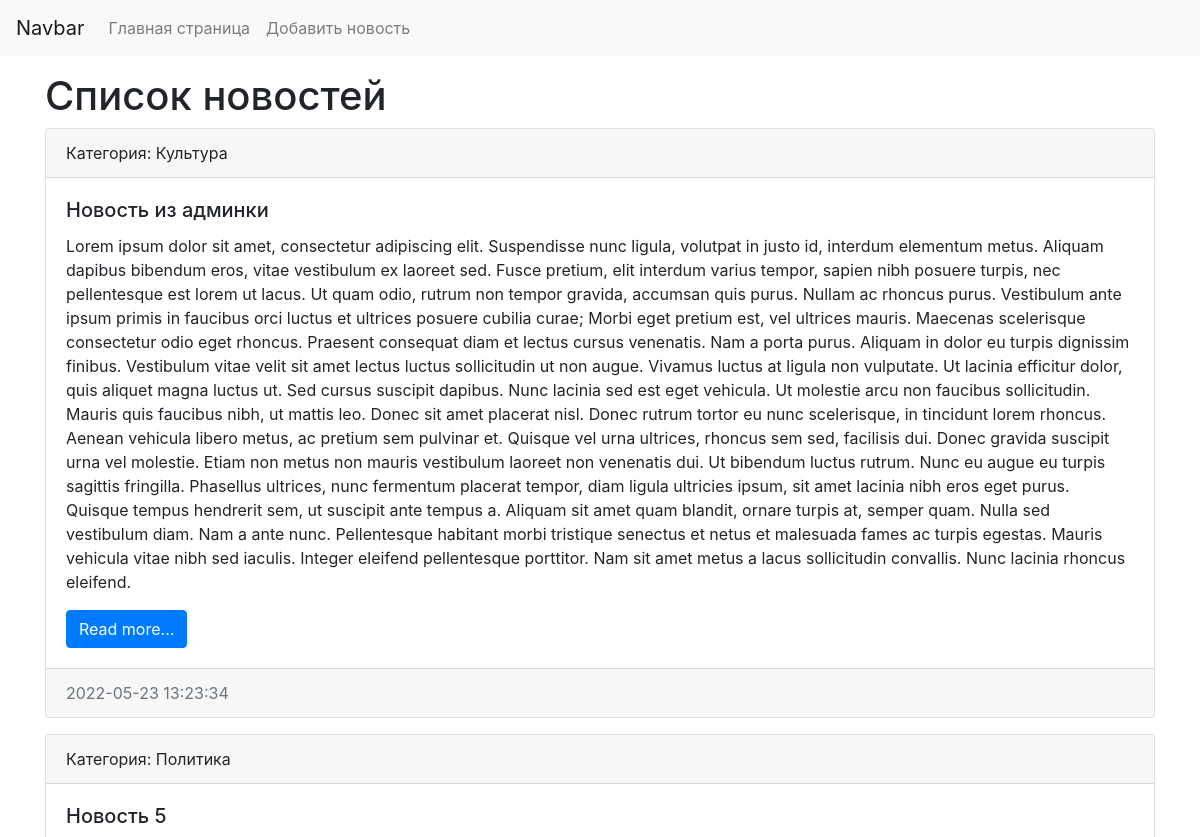
Before: / (upper part) with the older database file.
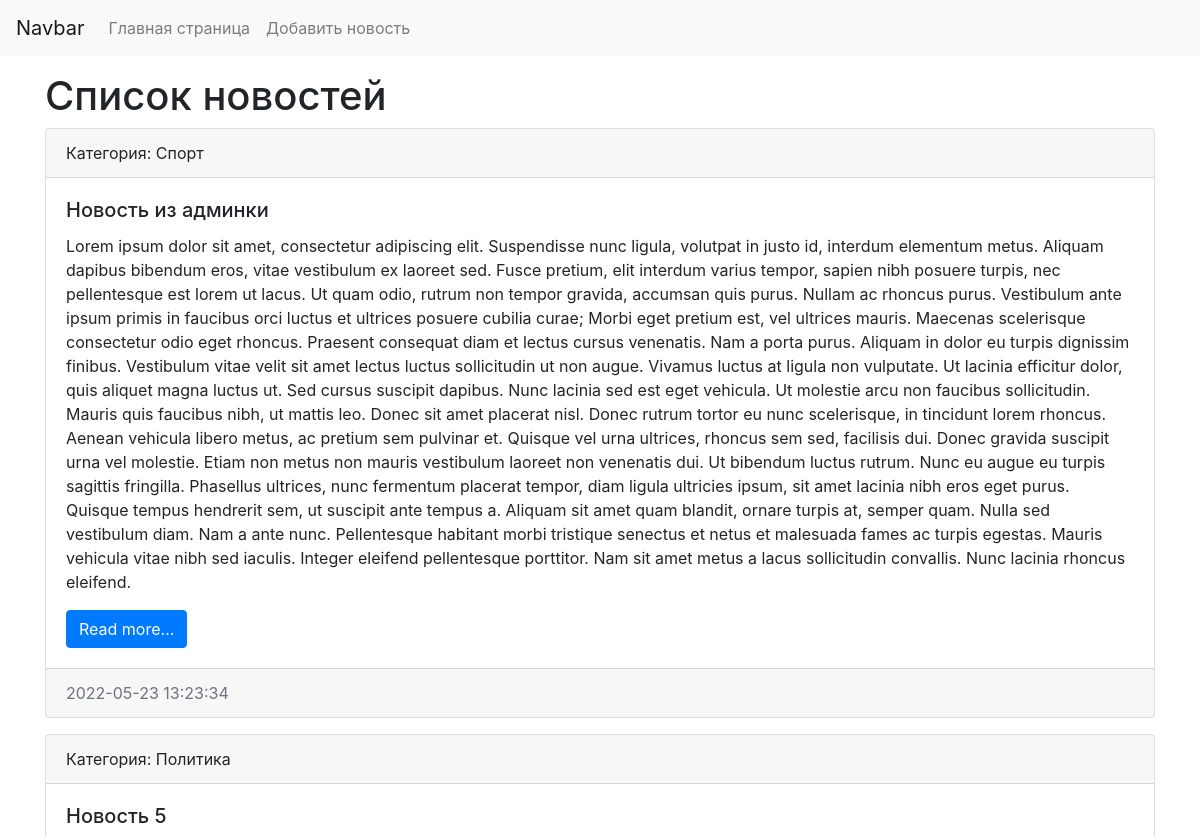
After: the same page with the newer database file.
### news/models.py (models this page shows, shortened)
class News(models.Model):
    title = models.CharField(max_length=150, verbose_name='Наименование')
    content = models.TextField(blank=True, verbose_name='Контент')
    created_at = models.DateTimeField(auto_now_add=True, verbose_name='Дата создания')
    updated_at = models.DateTimeField(auto_now=True, verbose_name='Обновлено')
    photo = models.ImageField(upload_to='photos/%Y/%m/%d/', verbose_name='Фото', blank=True)
    is_published = models.BooleanField(default=True, verbose_name='Опубликовано')
    category = models.ForeignKey('Category', on_delete=models.PROTECT, null=True, verbose_name='Категория') #PROTECT-защита от удаления,
    class Meta:
        verbose_name = 'Новость'
        verbose_name_plural = "Новости"
        ordering = ['-created_at']

class Category(models.Model):
    title = models.CharField(max_length=150, db_index=True, verbose_name='Наименование категории')
    def __str__(self):
        return self.title
    class Meta:
        verbose_name = 'Категория'
        verbose_name_plural = "Категории"
        ordering = ['title']

### news/views.py (the view)
# urls.py: path('', index, name='home'),
def index(request):
    news = News.objects.all()
    categories = Category.objects.all()
    context = {
        'news': news,
        'title': 'Список новостей',
        'categories': categories
    }
    return render(request, template_name='news/index.html', context=context)

### news/templates/news/index.html (shortened to what this page needs)
<!doctype html>
<html lang="en">
  <head>
    <link rel="stylesheet" href="https://cdn.jsdelivr.net/npm/bootstrap@4.6.1/dist/css/bootstrap.min.css">
</head>
<body>
<nav class="navbar navbar-expand-lg navbar-light bg-light">
  <a class="navbar-brand" href="/">Navbar</a>
  <div class="collapse navbar-collapse" id="navbarSupportedContent">
    <ul class="navbar-nav mr-auto">
      <li class="nav-item"><a class="nav-link" href="/">Главная страница</a></li>
      <li class="nav-item"><a class="nav-link" href="#">Добавить новость</a></li>
    </ul>
  </div>
</nav>
<div class="container mt-3">
  <h1>{{ title }}</h1>
  <div class="row">
    <div class="col-md-12">
      {% for item in news %}
      <div class="card mb-3">
        <div class="card-header">
          Категория: {{item.category}}
        </div>
        <div class="card-body">
          <h5 class="card-title">{{ item.title}}</h5>
          <p class="card-text">{{ item.content }}</p>
          <a href="#" class="btn btn-primary">Read more...</a>
        </div>
        <div class="card-footer text-muted">
          {{ item.created_at|date:"Y-m-d H:i:s"}}
        </div>
      </div>
      {% endfor %}
    </div>
  </div>
</div>
</body>
</html>

Changed rows visible on the page:
changed News "Новость из админки": category "Культура" → "Спорт"
